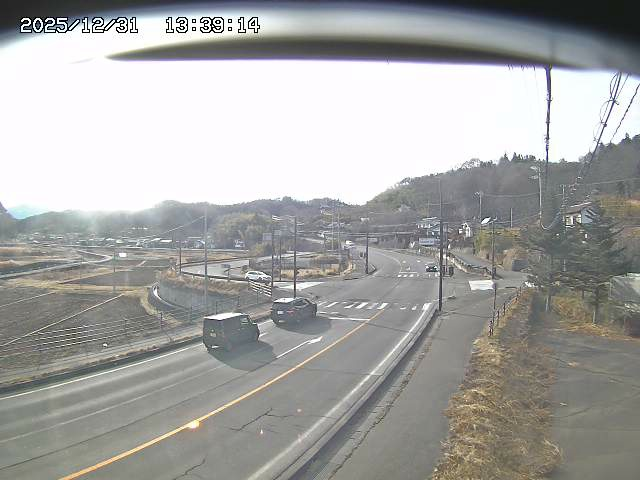
#> input picture camera_test_frame.jpg, 640 x 480 px
$ python -i privacy_enhanced.py   (imports and definitions only)
#> lines starting #> are read from the running program, lines starting #| are printed output that depends on the picture; after the words box and inside, x2 and y2 are one past the last pixel; in counts of white or black regions, pixels touching at a corner belong together
#> further down, picture is the input picture: shape (480, 640, 3); mean B, G, R 163.9, 165.6, 165.4
"""
Enhanced Privacy Manager - Phase 4
Multiple anonymization methods with configurable privacy zones
"""
import cv2
import numpy as np
import logging
from typing import List, Tuple, Dict, Any

logger = logging.getLogger("privacy_manager")


class EnhancedPrivacyManager:
    """
    Phase 4: Advanced privacy features
    - Multiple anonymization methods (blur, pixelate, black_box)
    - Configurable privacy zones
    - PII detection (faces, license plates)
    - GDPR-compliant logging
    """

    def __init__(self):
        # Load cascades
        self.face_cascade = None
        self.plate_cascade = None

        try:
            # Try to load face detector
            self.face_cascade = cv2.CascadeClassifier(
                cv2.data.haarcascades + 'haarcascade_frontalface_default.xml'
            )
            logger.info("✅ Face detector loaded")
        except Exception as e:
            logger.warning(f"⚠️  Face detector not available: {e}")

        try:
            # Try to load plate detector (if available)
            self.plate_cascade = cv2.CascadeClassifier(
                cv2.data.haarcascades + 'haarcascade_russian_plate_number.xml'
            )
            logger.info("✅ License plate detector loaded")
        except Exception as e:
            logger.warning(f"⚠️  Plate detector not available: {e}")

        # Privacy zones: list of (x, y, width, height) tuples
        # These are fixed regions to always anonymize (e.g., building entrances)
        self.privacy_zones: List[Tuple[int, int, int, int]] = []

        # Available anonymization methods
        self.methods = {
            'blur': self._apply_blur,
            'pixelate': self._apply_pixelate,
            'black_box': self._apply_black_box,
            'white_box': self._apply_white_box
        }

        # Statistics for GDPR compliance logging
        self.anonymization_log = []

    def anonymize_frame(
        self,
        frame: np.ndarray,
        method: str = 'blur',
        detect_faces: bool = True,
        detect_plates: bool = True,
        apply_zones: bool = True
    ) -> Tuple[np.ndarray, Dict[str, Any]]:
        """
        Apply anonymization to a frame

        Args:
            frame: Input frame (BGR)
            method: Anonymization method ('blur', 'pixelate', 'black_box', 'white_box')
            detect_faces: Enable face detection
            detect_plates: Enable license plate detection
            apply_zones: Apply fixed privacy zones

        Returns:
            (anonymized_frame, statistics)
        """
#> called with method = 'blur', detect_faces = True, detect_plates = True, apply_zones = True
        if frame is None:
            return frame, {}

        anonymized = frame.copy()
        regions = []

        # Convert to grayscale for detection
        gray = cv2.cvtColor(frame, cv2.COLOR_BGR2GRAY)
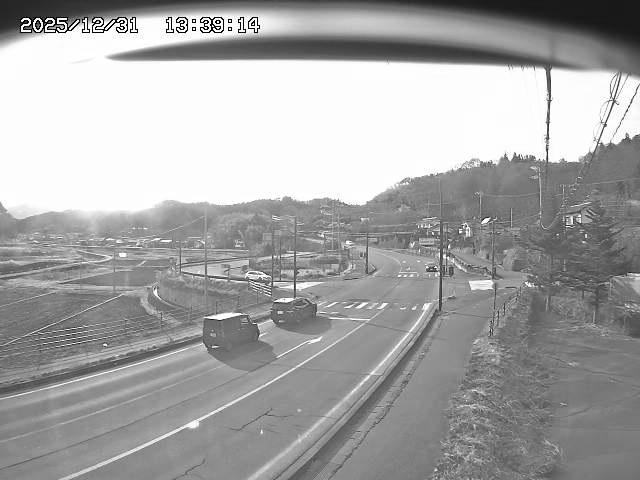
#> gray: shape (480, 640); min 0, max 255, mean 165.4

        # Detect faces
        if detect_faces and self.face_cascade is not None:
            try:
                faces = self.face_cascade.detectMultiScale(
                    gray,
                    scaleFactor=1.1,
                    minNeighbors=5,
                    minSize=(30, 30)
                )
#> faces = ()

                for (x, y, w, h) in faces:
                    regions.append((x, y, w, h, 'face'))
#> this loop made 0 passes
#> after the loop, regions = []

            except Exception as e:
                logger.error(f"Face detection failed: {e}")

        # Detect license plates
        if detect_plates and self.plate_cascade is not None:
            try:
                plates = self.plate_cascade.detectMultiScale(
                    gray,
                    scaleFactor=1.05,
                    minNeighbors=3,
                    minSize=(20, 20)
                )
#> plates = [[126, 2, 130, 44], [119, 0, 170, 57]]

                for (x, y, w, h) in plates:
                    regions.append((x, y, w, h, 'plate'))
#> this loop made 2 passes
#> after the loop, regions = [(126, 2, 130, 44, 'plate'), (119, 0, 170, 57, 'plate')]

            except Exception as e:
                logger.error(f"Plate detection failed: {e}")

        # Add privacy zones
        if apply_zones:
            for (x, y, w, h) in self.privacy_zones:
                regions.append((x, y, w, h, 'zone'))

        # Apply anonymization to detected regions
        anonymization_func = self.methods.get(method, self._apply_blur)

        for (x, y, w, h, region_type) in regions:
            # Ensure coordinates are within frame bounds
            x = max(0, x)
            y = max(0, y)
            x2 = min(frame.shape[1], x + w)
            y2 = min(frame.shape[0], y + h)

            if x2 > x and y2 > y:
                roi = anonymized[y:y2, x:x2]
                if roi.size > 0:
                    anonymized[y:y2, x:x2] = anonymization_func(roi)
#> this loop made 2 passes
#> (x, y, w, h, region_type, x2, y2) on passes 1 to 2: (126, 2, 130, 44, 'plate', 256, 46), (119, 0, 170, 57, 'plate', 289, 57)
#> pass 1, in anonymize_frame, `roi = anonymized[y:y2, x:x2]`:
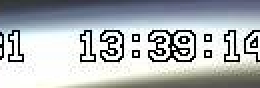
#> roi: shape (44, 130, 3) (shown 2 times larger); mean B, G, R 180.2, 177, 172
#> pass 2, in anonymize_frame, `roi = anonymized[y:y2, x:x2]`:
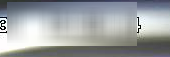
#> roi: shape (57, 170, 3); mean B, G, R 160.8, 158.6, 154.4
#> after the loop:
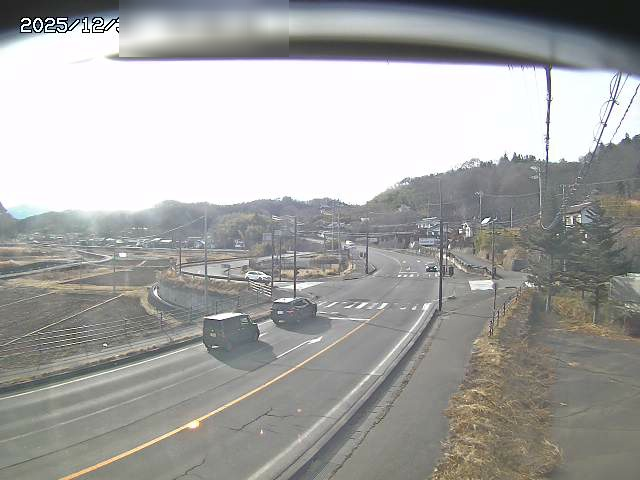
#> anonymized: shape (480, 640, 3); 3.15% of pixels changed, all inside (x1, y1, x2, y2) = (119, 0, 289, 57)
#> after the loop:
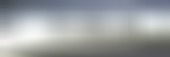
#> roi: shape (57, 170, 3); mean B, G, R 161.3, 159.1, 154.9

        # Compile statistics
        stats = {
            'faces_detected': len([r for r in regions if r[4] == 'face']),
            'plates_detected': len([r for r in regions if r[4] == 'plate']),
            'zones_applied': len([r for r in regions if r[4] == 'zone']),
            'total_regions': len(regions),
            'method': method,
            'regions': regions  # For debugging/visualization
        }
#> stats = {'faces_detected': 0, 'plates_detected': 2, 'zones_applied': 0, 'total_regions': 2, 'method': 'blur', 'regions': [(126, 2, 130, 44, 'plate'), (119, 0, 170, 57, 'plate')]}

        # Log for compliance (optional)
        self._log_anonymization(stats)

        return anonymized, stats

    def _apply_blur(self, roi: np.ndarray) -> np.ndarray:
        """Apply Gaussian blur"""
        if roi.size == 0:
            return roi

        # Adaptive kernel size based on ROI size
        kernel_size = max(21, min(roi.shape[0], roi.shape[1]) // 3)
        if kernel_size % 2 == 0:
            kernel_size += 1

        return cv2.GaussianBlur(roi, (kernel_size, kernel_size), 30)

    # [18 lines left out: function _apply_pixelate, not called in this run]

    def _apply_black_box(self, roi: np.ndarray) -> np.ndarray:
        """Replace with black box"""
        return np.zeros_like(roi)

    def _apply_white_box(self, roi: np.ndarray) -> np.ndarray:
        """Replace with white box"""
        return np.ones_like(roi) * 255

    # [19 lines left out: functions add_privacy_zone, remove_privacy_zone, clear_privacy_zones, not called in this run]

    def _log_anonymization(self, stats: Dict[str, Any]):
        """
        Log anonymization for GDPR compliance
        Keep last 1000 entries
        """
        from datetime import datetime

        log_entry = {
            'timestamp': datetime.utcnow().isoformat(),
            'faces': stats['faces_detected'],
            'plates': stats['plates_detected'],
            'zones': stats['zones_applied'],
            'method': stats['method']
        }
#> log_entry = {'timestamp': '2026-11-20T10:00:05.626319', 'faces': 0, 'plates': 2, 'zones': 0, 'method': 'blur'}

        self.anonymization_log.append(log_entry)

        # Keep only last 1000 entries
        if len(self.anonymization_log) > 1000:
            self.anonymization_log.pop(0)

    # [52 lines left out: functions get_anonymization_stats, visualize_detections, not called in this run]


# Example usage and testing
# [27 lines not run here, left out]

>>> import cv2
>>> picture = cv2.imread('../../camera_test_frame.jpg')
>>> result = EnhancedPrivacyManager().anonymize_frame(picture)
